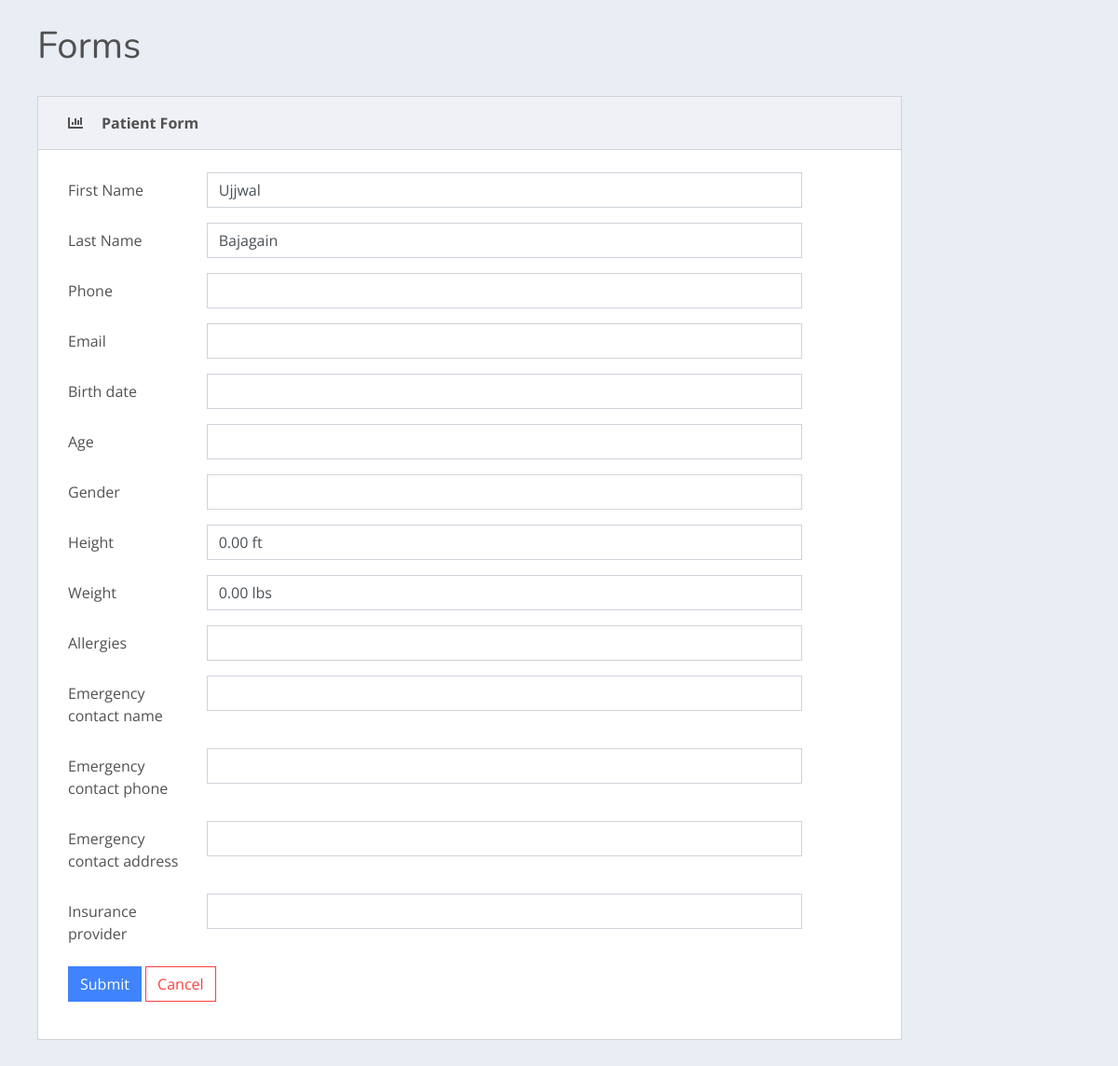
Page /edit_pateint/1/ on the earlier database version.
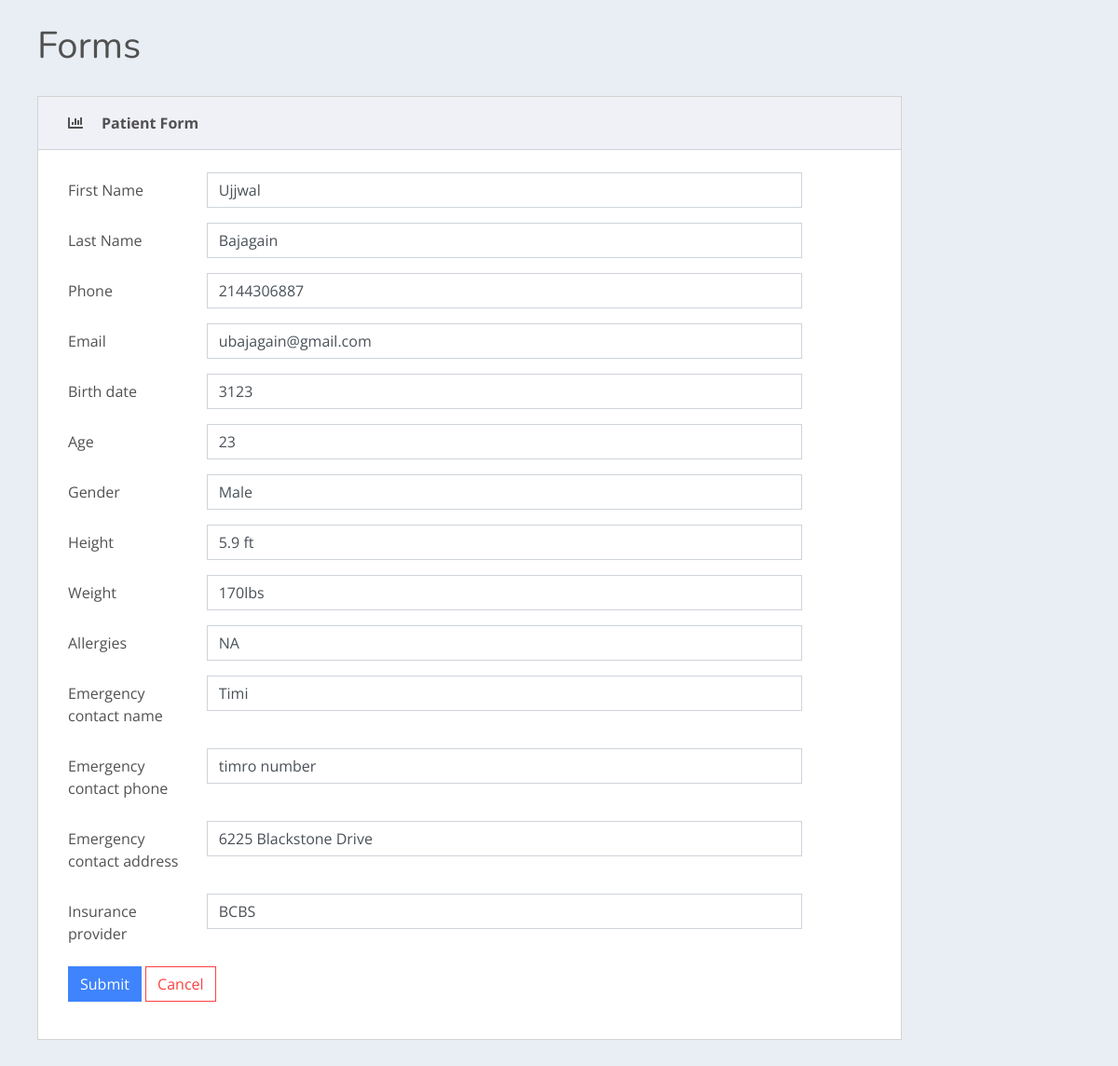
Same page on the later database version.
### healthcare/models.py (models this page shows, shortened)
class Patient(models.Model):
    user = models.OneToOneField(User, null=True,blank=True, on_delete=models.CASCADE)
    first_Name = models.CharField(max_length= 200, null= True)
    last_Name = models.CharField(max_length= 200, null= True)
    phone = models.CharField(max_length= 200, null= True)
    email = models.CharField(max_length=200, null= True)
    date_created = models.DateField(auto_now_add = True)
    birth_date = models.CharField(max_length=10, null=True)
    age = models.DecimalField(decimal_places=0, max_digits=50, null=True)
    gender = models.CharField(max_length=10, default='')
    height = models.CharField(max_length=10, default='0.00 ft')
    weight = models.CharField(max_length=10, default='0.00 lbs')
    allergies = models.CharField(max_length=200, null=True)
    emergency_contact_name = models.CharField(max_length=200, null=True)
    emergency_contact_phone = models.CharField( max_length=200, null=True)
    emergency_contact_address = models.CharField(max_length=200, null=True)
    insurance_provider = models.CharField(max_length=200, null=True)

### healthcare/views.py (the view)
# urls.py: path('edit_pateint/<str:pk>/', views.editPateint, name="editPateint"),
def editPateint(request,pk):
    patient = Patient.objects.get(id = pk)
    form = PatientForm(instance = patient)
    context = {'form': form, 'pateint': patient}
    if request.method == 'POST':
        form = PatientForm(request.POST, instance=patient)
        if form.is_valid():
            form.save()
            return redirect('/')
    return render(request, 'healthcare/patientForm.html', context)

### healthcare/forms.py
class PatientForm(ModelForm):
    class Meta:
        model = Patient
        fields = '__all__'
        exclude= ['user']

### healthcare/templatetags/myfilters.py (called while the page is built)
@register.filter(name='addclass')
def addclass(value, arg):
    return value.as_widget(attrs={'class': arg})

### healthcare/templates/healthcare/patientForm.html (shortened to what this page needs)
{% extends 'healthcare/main.html' %}
{% block content %}
    {% load myfilters %}
    <main class="dash-content">
        <div class="container-fluid">
            <h1 class="dash-title">Forms</h1>
            <div class="row">
                <div class="col-xl-10">
                    <div class="card spur-card">
                        <div class="card-header">
                            <div class="spur-card-icon">
                                <i class="fas fa-chart-bar"></i>
                            </div>
                            <div class="spur-card-title"> Patient Form </div>
                        </div>
                        <div class="card-body ">
                            <form method="POST" action="">
                                {%  for field  in form %}
                                    <div class="form-group row">
                                        <label name="{{field.label }}" class="col-sm-2 col-form-label">{{ field.label }}</label>
                                        <div class="col-sm-9">
                                            {{ field |addclass:'form-control' }}
                                        </div>
                                    </div>
                                {% endfor %}
                                <div class="form-group row">
                                    <div class="col-sm-9">
                                        <button type="submit" class="btn btn-primary">Submit</button>
                                        <a  class="btn btn-outline-danger" href="{% url 'editPateint' pateint.id %}">Cancel</a>
                                    </div>
                            </form>
                        </div>
                    </div>
                </div>
            </div>
        </div>
    </main>
{% endblock %}

### healthcare/templates/healthcare/main.html (shortened to what this page needs)
{% load static %}
<!doctype html>
<html lang="en">
<head>
    <link rel="stylesheet" href="https://use.fontawesome.com/releases/v5.4.1/css/all.css">
    <link rel="stylesheet" href="{% static 'css/spur.css'%}">
</head>
<body>
{% block content %}
{% endblock %}
</body>
</html>

Differences in the rows shown:
changed Patient "Ujjwal": phone (not shown) → "2144306887"; email (not shown) → "ubajagain@gmail.com"; birth_date (not shown) → "3123"; age (not shown) → "23"; gender (not shown) → "Male"; height "0.00 ft" → "5.9 ft"; weight "0.00 lbs" → "170lbs"; allergies (not shown) → "NA"; emergency_contact_name (not shown) → "Timi"; emergency_contact_phone (not shown) → "timro number"; emergency_contact_address (not shown) → "6225 Blackstone Drive"; insurance_provider (not shown) → "BCBS"
